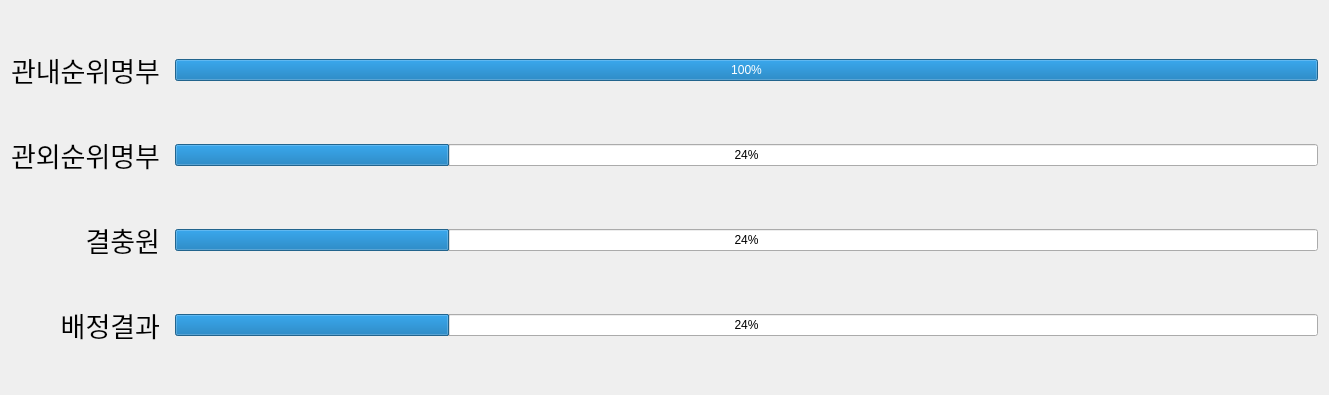
<?xml version="1.0" encoding="UTF-8"?>
<ui version="4.0">
 <class>Form</class>
 <widget class="QWidget" name="Form">
  <property name="geometry">
   <rect>
    <x>0</x>
    <y>0</y>
    <width>1329</width>
    <height>395</height>
   </rect>
  </property>
  <property name="windowTitle">
   <string>Form</string>
  </property>
  <layout class="QGridLayout" name="gridLayout">
   <property name="horizontalSpacing">
    <number>15</number>
   </property>
   <item row="0" column="0">
    <widget class="QLabel" name="label">
     <property name="font">
      <font>
       <pointsize>20</pointsize>
      </font>
     </property>
     <property name="text">
      <string>관내순위명부</string>
     </property>
     <property name="alignment">
      <set>Qt::AlignRight|Qt::AlignTrailing|Qt::AlignVCenter</set>
     </property>
    </widget>
   </item>
   <item row="0" column="1">
    <widget class="QProgressBar" name="progressBar_internal">
     <property name="maximum">
      <number>100</number>
     </property>
     <property name="value">
      <number>100</number>
     </property>
     <property name="textVisible">
      <bool>true</bool>
     </property>
     <property name="invertedAppearance">
      <bool>false</bool>
     </property>
    </widget>
   </item>
   <item row="1" column="0">
    <widget class="QLabel" name="label_2">
     <property name="font">
      <font>
       <pointsize>20</pointsize>
      </font>
     </property>
     <property name="text">
      <string>관외순위명부</string>
     </property>
     <property name="alignment">
      <set>Qt::AlignRight|Qt::AlignTrailing|Qt::AlignVCenter</set>
     </property>
    </widget>
   </item>
   <item row="1" column="1">
    <widget class="QProgressBar" name="progressBar_external">
     <property name="value">
      <number>24</number>
     </property>
    </widget>
   </item>
   <item row="2" column="0">
    <widget class="QLabel" name="label_3">
     <property name="font">
      <font>
       <pointsize>20</pointsize>
      </font>
     </property>
     <property name="text">
      <string>결충원</string>
     </property>
     <property name="alignment">
      <set>Qt::AlignRight|Qt::AlignTrailing|Qt::AlignVCenter</set>
     </property>
    </widget>
   </item>
   <item row="2" column="1">
    <widget class="QProgressBar" name="progressBar_school">
     <property name="value">
      <number>24</number>
     </property>
    </widget>
   </item>
   <item row="3" column="0">
    <widget class="QLabel" name="label_4">
     <property name="font">
      <font>
       <pointsize>20</pointsize>
      </font>
     </property>
     <property name="text">
      <string>배정결과</string>
     </property>
     <property name="alignment">
      <set>Qt::AlignRight|Qt::AlignTrailing|Qt::AlignVCenter</set>
     </property>
    </widget>
   </item>
   <item row="3" column="1">
    <widget class="QProgressBar" name="progressBar_result">
     <property name="value">
      <number>24</number>
     </property>
    </widget>
   </item>
  </layout>
 </widget>
 <resources/>
 <connections/>
</ui>
